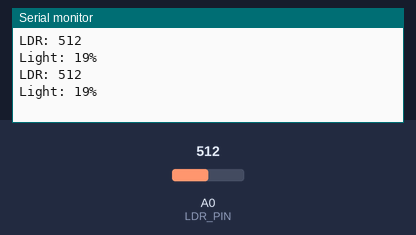
Recording of a sketch running on a simulated Arduino Uno, built with avr-gcc and run on an emulated ATmega328P. On the bench: the last lines printed to the serial monitor. Inputs (shaded band) come from the test bench; at power-on: A0 (LDR_PIN) = 512.

Above: at 1.8 s.
1.9 s: A0 (LDR_PIN) set to 716
At 2.8 s:
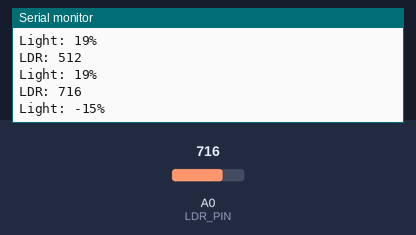
3.4 s: A0 (LDR_PIN) set to 900
At 4.4 s:
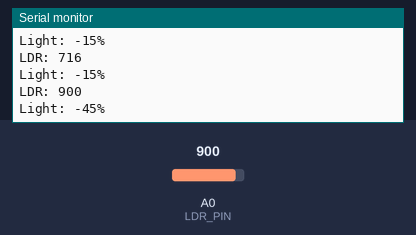
Timing chart, 0 to 6.4 s (numbered marks = the images above; inputs shaded):
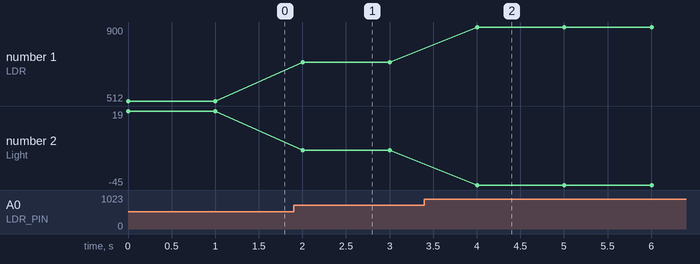

The sketch:

LDR.ino
```cpp
#define LDR_PIN A0

void setup()
{
  Serial.begin(115200);

}


void loop()
{
  int LDR = analogRead(LDR_PIN);
  Serial.print("LDR: ");
  Serial.println(LDR);

  int light = map(LDR,25,625,100,0);

  Serial.println("Light: "+String(light)+"%");


  delay(1000);
}
```

Measured:
- after the input at 1.9 s, the serial monitor: prints a new line after 0.10 s (image 1)
- after the input at 3.4 s, the serial monitor: prints a new line after 0.60 s (image 2)
- plotted number 1: 512 → 716 after the input at 1.9 s, 716 → 900 after the input at 3.4 s
- plotted number 2: 19 → -15 after the input at 1.9 s, -15 → -45 after the input at 3.4 s
